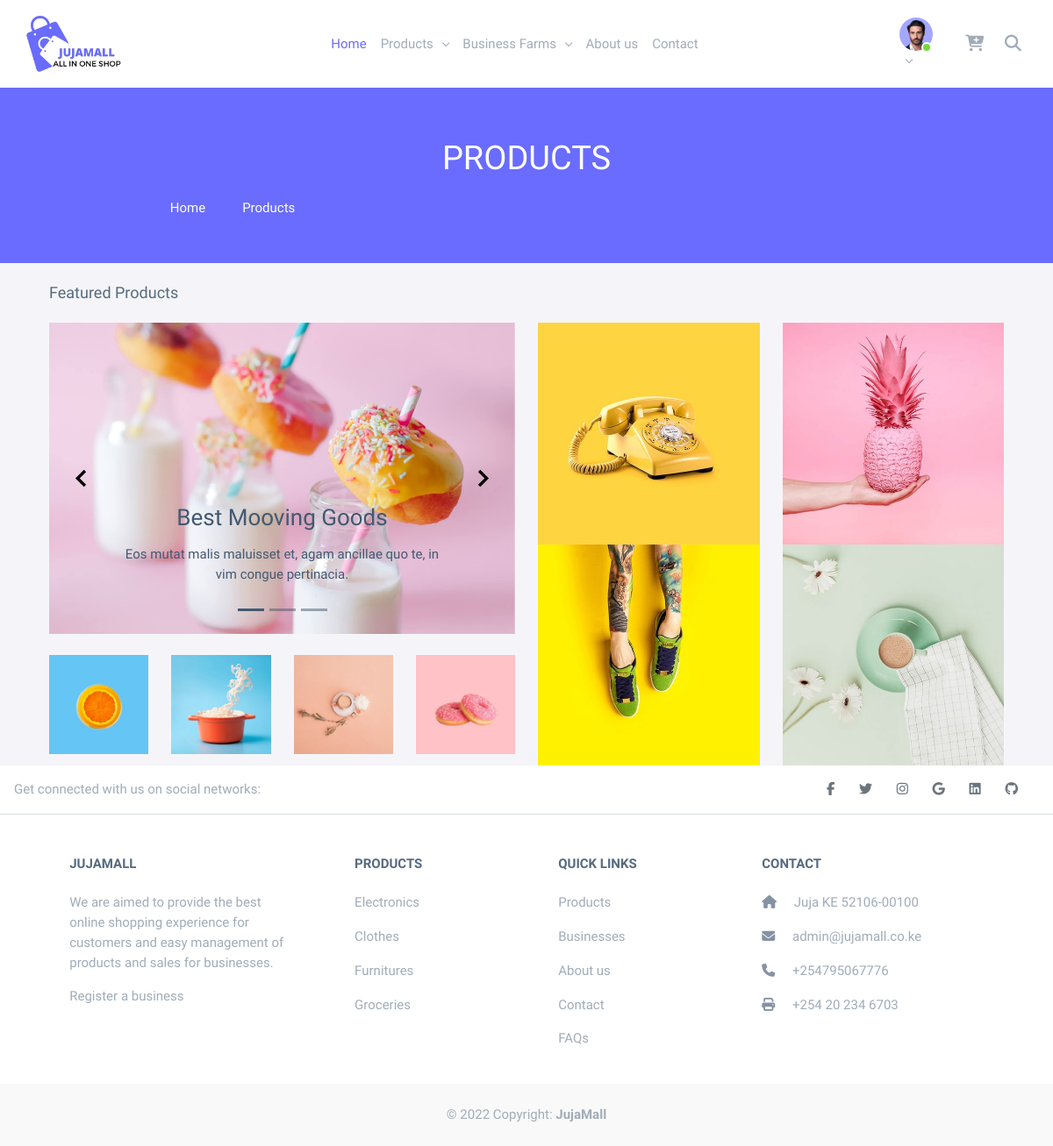
Page /products on the committed database.
### core/models.py (models this page shows, shortened)
class JujaMall(models.Model):
    title = models.CharField(max_length=255)
    logo = models.ImageField(upload_to='uploads/jujamall/logo', blank=True, null=True)
    about_us = models.TextField(blank=True, null=True)
    phone_number = PhoneNumberField(blank=True, null=True)
    twitter = models.URLField(blank=True, null=True)
    facebook = models.URLField(blank=True, null=True)
    linkedin = models.URLField(blank=True, null=True)
    instagram = models.URLField(blank=True, null=True)
    github = models.URLField(blank=True, null=True)
    email = models.EmailField(blank=True, null=True)
    address = models.CharField(blank=True, null=True, max_length=256)
    set_current = models.BooleanField(default=False)
    longitude = models.DecimalField(max_digits=22, decimal_places=16, default=37.0106327842076)
    latitude = models.DecimalField(max_digits=22, decimal_places=16, default=-1.1139084362152138)
    def __str__(self):
        return self.title

### core/views.py (the view)
# urls.py: path('products', views.products, name='products'),
def products(request):
    title = 'Products'
    categories = ProductCategory.objects.all()
    context = {
        'title': title,
        'categories': categories,
    }
    return render(request, 'products.html', context)

### core/context_processor.py (called while the page is built)
def product_categories(request):
    return {"product_categories": ProductCategory.objects.all()}

def jujamall(request):
    return {'jujamall': JujaMall.objects.filter(set_current=True).first()}

def business_categories(request):
    return {'business_categories': BusinessCategory.objects.all()}

### core/models.py (called while the page is built)
    def __str__(self):
        return self.title

    def __str__(self):
        return self.title

    def get_absolute_url(self):
        return reverse('shop:product_list_by_category', args=[self.slug])

### templates/products.html (shortened to what this page needs)
{% extends 'base.html' %}
{% load static %}
{% block content %}
<div class="container">
    <h5 class="my-4">Featured Products</h5>
    <div class="row">
        <div class="col-md-6">
            <div id="carouselExample-cf" class="carousel carousel-dark slide carousel-fade" data-bs-ride="carousel">
            <ol class="carousel-indicators">
                <li data-bs-target="#carouselExample-cf" data-bs-slide-to="0" class="active"></li>
                <li data-bs-target="#carouselExample-cf" data-bs-slide-to="1"></li>
                <li data-bs-target="#carouselExample-cf" data-bs-slide-to="2"></li>
            </ol>
            <div class="carousel-inner">
                <div class="carousel-item active">
                    <img class="d-block w-100" src="{% static 'img/backgrounds/18.jpg' %}" alt="First slide" />
                    <div class="carousel-caption d-none d-md-block">
                    <h3>Best Mooving Goods</h3>
                    <p>Eos mutat malis maluisset et, agam ancillae quo te, in vim congue pertinacia.</p>
                </div>
                </div>
            </div>
            <a class="carousel-control-prev" href="#carouselExample-cf" role="button" data-bs-slide="prev">
                <span class="carousel-control-prev-icon" aria-hidden="true"></span>
            </a>
            <a class="carousel-control-next" href="#carouselExample-cf" role="button" data-bs-slide="next">
                <span class="carousel-control-next-icon" aria-hidden="true"></span>
            </a>
            </div>
            <div class="row mt-4">
                <img src="{% static 'img/elements/2.jpg' %}" class="col-sm-3" alt="Image">
                <img src="{% static 'img/elements/7.jpg' %}" class="col-sm-3" alt="Image">
                <img src="{% static 'img/elements/11.jpg' %}" class="col-sm-3" alt="Image">
                <img src="{% static 'img/elements/13.jpg' %}" class="col-sm-3" alt="Image">
            </div>
        </div>
        <div class="col-md-6">
            <div class="row">
                <img src="{% static 'img/elements/1.jpg' %}" class="col-sm-6" alt="Image">
                <img src="{% static 'img/elements/3.jpg' %}" class="col-sm-6" alt="Image">
                <img src="{% static 'img/elements/4.jpg' %}" class="col-sm-6" alt="Image">
                <img src="{% static 'img/elements/5.jpg' %}" class="col-sm-6" alt="Image">
            </div>
        </div>
    </div>
</div>
{% endblock %}

### templates/partials/footer.html
<footer class="text-center text-lg-start bg-white text-muted">
    <section class="d-flex justify-content-center justify-content-lg-between p-3 border-bottom">
      <div class="me-5 d-none d-lg-block">
        <span>Get connected with us on social networks:</span>
      </div>
      <div>
        {% if jujamall.facebook %}
          <a href="{{ jujamall.facebook }}" class="me-4 link-secondary">
            <i class="fab fa-facebook-f"></i>
          </a>
        {% endif %}
        {% if jujamall.twitter %}
          <a href="{{ jujamall.twitter }}" class="me-4 link-secondary">
            <i class="fab fa-twitter"></i>
          </a>
        {% endif %}
        {% if jujamall.instagram %}
          <a href="{{ jujamall.instagram }}" class="me-4 link-secondary">
            <i class="fab fa-instagram"></i>
          </a>
        {% endif %}
        {% if jujamall.email %}
          <a href="mailto:{{ jujamall.email }}" class="me-4 link-secondary">
            <i class="fab fa-google"></i>
          </a>
        {% endif %}
        {% if jujamall.linkedin %}
          <a href="{{ jujamall.linkedin }}" class="me-4 link-secondary">
            <i class="fab fa-linkedin"></i>
          </a>
        {% endif %}
        {% if jujamall.github %}
          <a href="{{ jujamall.github }}" class="me-4 link-secondary">
            <i class="fab fa-github"></i>
          </a>
        {% endif %}
      </div>
    </section>
    <section class="">
      <div class="container text-center text-md-start mt-5">
        <div class="row mt-3">
          <div class="col-md-3 col-lg-4 col-xl-3 mx-auto mb-4">
            <h6 class="text-uppercase fw-bold mb-4">
              {{ jujamall | default:"Jujamall" }}
            </h6>
            <p>
              We are aimed to provide the best online shopping experience for customers and easy management of products and sales for businesses.
              <p><a href="{% url 'shop:register_business' %}" class="text-reset">Register a business</a></p>
            </p>
          </div>
          <div class="col-md-2 col-lg-2 col-xl-2 mx-auto mb-4">
            <h6 class="text-uppercase fw-bold mb-4">
              Products
            </h6>
            <p>
              <a href="#!" class="text-reset">Electronics</a>
            </p>
            <p>
              <a href="#!" class="text-reset">Clothes</a>
            </p>
            <p>
              <a href="#!" class="text-reset">Furnitures</a>
            </p>
            <p>
              <a href="#!" class="text-reset">Groceries</a>
            </p>
          </div>
          <div class="col-md-3 col-lg-2 col-xl-2 mx-auto mb-4">
            <h6 class="text-uppercase fw-bold mb-4">
              Quick links
            </h6>
            <p>
              <a href="{% url 'products' %}" class="text-reset">Products</a>
            </p>
            <p>
              <a href="{% url 'shop:business' %}" class="text-reset">Businesses</a>
            </p>
            <p>
              <a href="{% url 'about' %}" class="text-reset">About us</a>
            </p>
            <p>
              <a href="{% url 'contact' %}" class="text-reset">Contact</a>
            </p>
            <p>
              <a href="{% url 'faq' %}" class="text-reset">FAQs</a>
            </p>
          </div>
          <div class="col-md-4 col-lg-3 col-xl-3 mx-auto mb-md-0 mb-4">
            <h6 class="text-uppercase fw-bold mb-4">Contact</h6>
            <p><i class="fas fa-home me-3 text-secondary"></i> {{jujamall.address | default:"Juja KE 52106-00100"}} </p>
            <p>
              <i class="fas fa-envelope me-3 text-secondary"></i>
              {{jujamall.email | default:"info@jujamall.co.ke"}}
            </p>
            <p><i class="fas fa-phone me-3 text-secondary"></i> {{ jujamall.phone_number | default:"+25495067776"}} </p>
            <p><i class="fas fa-print me-3 text-secondary"></i> +254 20 234 6703</p>
          </div>
        </div>
      </div>
    </section>
    <div class="text-center p-4" style="background-color: rgba(0, 0, 0, 0.025);">
      © 2022 Copyright:
      <a class="text-reset fw-bold text-decoration-none" href="https://jujamall.co.ke/">JujaMall</a>
    </div>
  </footer>

### rows in the picture
JujaMall: title "JUJAMALL", address "Juja KE 52106-00100", email "admin@jujamall.co.ke", phone_number "+254795067776"

### other values in the picture
{{ title }} "PRODUCTS"
{{ title }} "Products"
